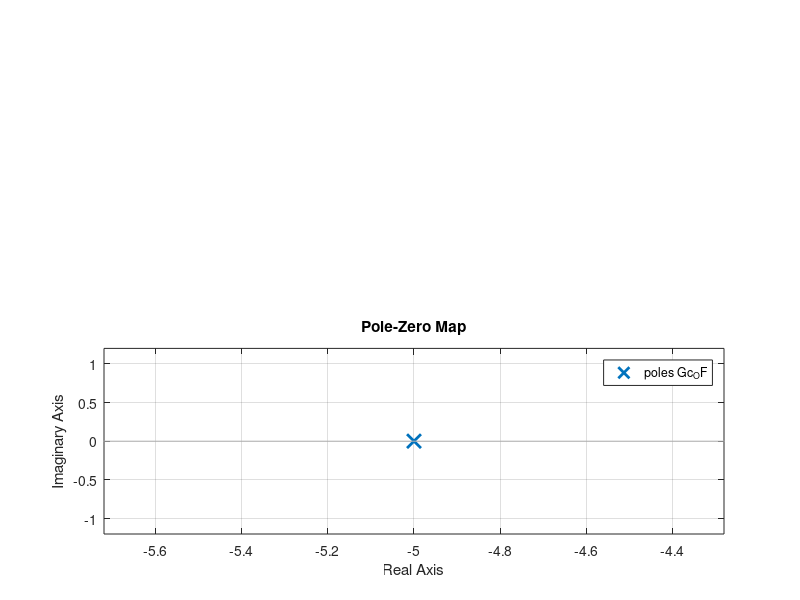

Source code (MATLAB):
clear all; close all;updateFrequency = 20; dt = 1/updateFrequency;# Motor ParametersR    = 1;n    = 517; noloadVoltage = 6; noloadSpeed = 210; stallTorque = 10e-2;stallCurrent = 3.2; km   = stallTorque/(stallCurrent); kemf = 30*noloadVoltage/(pi*n*noloadSpeed); J    = 2.5e-6;#4e-6;J2   = 0; dm   = 3e-6; # System dynamics s = tf('s');G = n*km / (R*((J*n^2 + J2)*s + dm*n^2) + n^2*km*kemf);# Controller:   #Pole Placement    w0 = 5;     w1 = w0; Am = s + w0; A0 = s + w1;    # Calculation of parameterss0 = w0*w1*R*(J*n^2 + J2)/(n*km);s1 = ((w0 + w1)*R*(J*n^2 + J2) - (dm*R + km*kemf)*n^2)/(n*km);#A = R*((J*n^2 + J2)*s + dm*n^2) + n^2*km*kemf; A = s + n^2/(J*n^2+ J2)*(dm*R + km*kemf);B = km*n/(J*n^2+ J2);R = s; S = s1*s + s0;t0 = dcgain(Am)/B;T  = t0*A0;# Output Feedback  Gc_OF = minreal(B*T/(A*R + B*S));  # Error Feedback:   F = S/R;   Gc_EF = minreal(F*G/(1 + F*G));figure() subplot(2,1,1); step(Gc_OF, Gc_EF)ylabel('Velocity [rad/s]');title('Step comparison');legend('Output Feedback', 'Error Feedback', 'location', 'southeast');subplot(2,1,2); pzmap(Gc_OF)print("Plots/Velocity_StepNPole.eps");# Control signal: u = T/R * r - S/R * y### Discrete System ###Gff = c2d(T/R, dt, 'tustin');Gc  = c2d(S/R, dt, 'tustin');